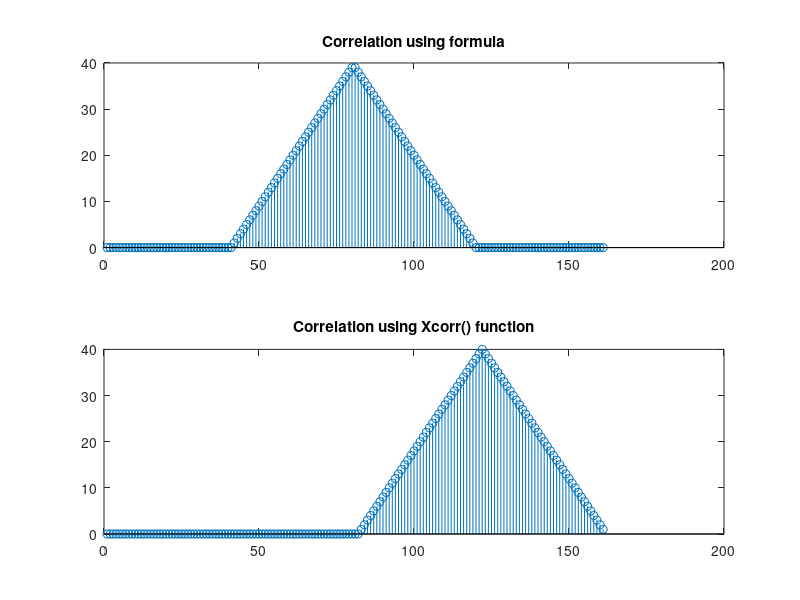

Here is the MATLAB script that generated this plot:
clc;
clear all;
close all;
%impulse and unit step
t=[-5:.125:5]; 
% sine 
x1=sin(2*pi*t/10);
stem(t,x1);
title('sine')
xlabel('Sample')
ylabel('amplitude')
%cosine 
x2=cos(2*pi*t/10);
stem(t,x2);
title('cosine')
xlabel('Sample')
ylabel('amplitude')
%unit 
z(t>0)=1;
stem(t,z);
title('Unit step')
xlabel('Sample')
ylabel('amplitude')
%exponential
e=(exp(t)).*z;
stem(t,e)
title('exponential')
xlabel('Sample')
ylabel('amplitude')
%ramp
r(t<0)=0;
r(t>0)=t(t>0);
stem(t,r)
title('ramp')
xlabel('Sample')
ylabel('amplitude')
%cross correlation
X1=z;
X2=z;
[a b]=size(t);
u(1)=0;
g(1)=0;
h(1)=0;
p(1)=0;
v(1)=0;
j=[X1 zeros(a,b)];
k=[zeros(a,b) X2];
l=[X2 zeros(a,b)];
m=[zeros(a,b) X1];
for c=1:b
for i=1:b
    h(i)=j(i).*k(b-c+i);
    p(i)=l(i).*m(b-c+i);
    u(i+1)=h(i)+u(i);
    v(i+1)=p(i)+v(i);
end
g1(c)=u(end);
g2(b-c+1)=v(end);
u=0;
v=0;
end
g=[g2(2:b) g1];
N=1:(2*b-1);
subplot(2,1,1)
stem(N,g)
title('Correlation using formula')
subplot(2,1,2)
o=xcorr(X1,X2);
stem(conv(X1,X2))
title('Correlation using Xcorr() function')
